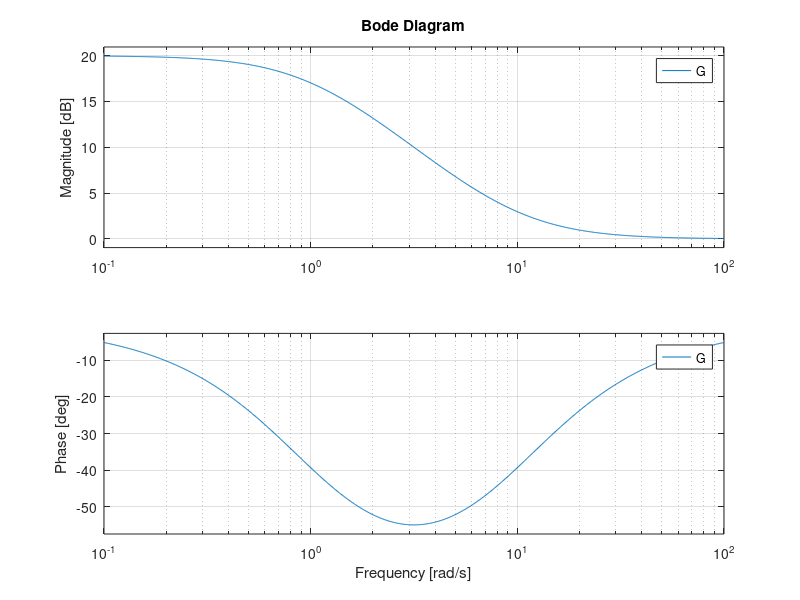
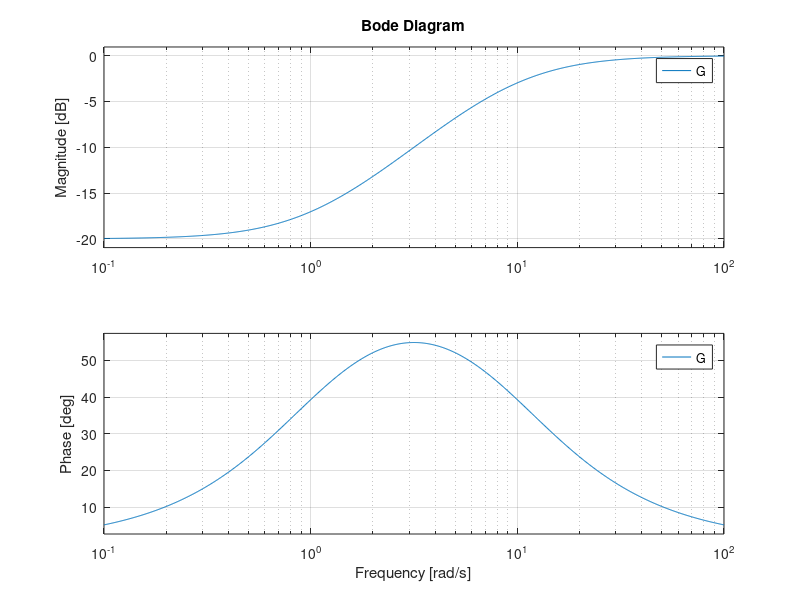

These figures' MATLAB source, in order:
% Bode diagram of a Lag Controller 
G = tf([1 10],[1 1]);
bode(G)

figure

% Bode diagram of a Lead Controller 
G = tf([1 1],[1 10]);
bode(G)